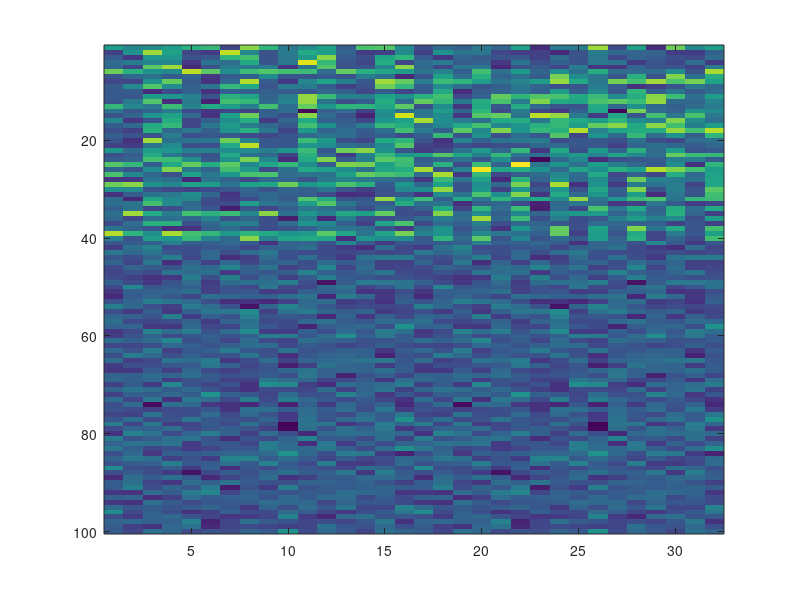

This figure's MATLAB source: (Note: this script raises an error after producing the figure.)
clc;
clear all;
close all;

Orients=2;
Freqs=2;
Rep_per_cond=4; % for example trial, sides, etc. Whatever expands the RDM
Neurons=100;

Unatt_means=10;
Unatt_variances=3;

Attentional_bias_orient_uni_task=10;
Attentional_bias_orient_mlt_task=0; % will be deducted
Attentional_bias_freq_uni_task=10;
Attentional_bias_freq_mlt_task=5; % will be deducted
Attentiona_vari_orient=5;
Attentiona_vari_freq=5;

plotting=1;

iters=20;
shiftss=0:5:60; % 0:5:60
Neurons_per_feature=40;
prp_neurons_coding_ornt=0.5; % proportion of neurons coding orientations
prp_neurons_coding_freq=0.5; % proportion of neurons coding frequencies
prp_neurons_constant_on=0.5; % proportion of neurons remaining on among the non-encoding neurons
mult_tskrs=[0:0.2:0.8]; % proportion of multi-tasker neurons: neurons which code both features

% Conditions matrix
Num_conds=Rep_per_cond*Orients*Freqs;
% Labels=Atten_conds*Rep_per_cond*Orients*Freqs
Labels_conds=logical([[zeros(Num_conds./4,1);ones(Num_conds./4,1);zeros(Num_conds./4,1);ones(Num_conds./4,1)],...
    [zeros(Num_conds./8,1);ones(Num_conds./8,1);zeros(Num_conds./8,1);ones(Num_conds./8,1);zeros(Num_conds./8,1);ones(Num_conds./8,1);zeros(Num_conds./8,1);ones(Num_conds./8,1)],...
    [zeros(Num_conds./16,1);ones(Num_conds./16,1);zeros(Num_conds./16,1);ones(Num_conds./16,1);zeros(Num_conds./16,1);ones(Num_conds./16,1);zeros(Num_conds./16,1);ones(Num_conds./16,1);zeros(Num_conds./16,1);ones(Num_conds./16,1);zeros(Num_conds./16,1);ones(Num_conds./16,1);zeros(Num_conds./16,1);ones(Num_conds./16,1);zeros(Num_conds./16,1);ones(Num_conds./16,1)]]);

% if label shuffling
% Labels_conds(:,3)=randsample(Labels_conds(:,3),length(Labels_conds(:,3))); % randomize labels

% if controlled similarity across tasks
task_dissim_level=0; % 0 to 8 (Num_conds/2)

shiftee=0;
for shifts=[shiftss]
    shiftee=shiftee+1;
    mt=0;
    for prp_neurons_mult_tskrs=mult_tskrs
        mt=mt+1;
        for iter=[1:iters]
            
            neurons_coding_orient=randsample([1:Neurons_per_feature],Neurons_per_feature*prp_neurons_coding_ornt);
            inds=[1:Neurons_per_feature];
            inds(neurons_coding_orient)=[];
            neurons_on_orient=randsample(inds,Neurons_per_feature*prp_neurons_coding_ornt*prp_neurons_constant_on);
            
            % Assigning similar neurons to the second feature based on the first feature
            inds_similar=randsample(neurons_coding_orient,prp_neurons_mult_tskrs*length(neurons_coding_orient));
            inds=[1:Neurons_per_feature];
            inds(neurons_coding_orient)=[];
            neurons_coding_freq=horzcat(inds_similar,randsample(inds,fix((1-prp_neurons_mult_tskrs)*length(neurons_coding_orient))));
            inds=[1:Neurons_per_feature];
            inds(neurons_coding_freq)=[];
            neurons_on_freq=randsample(inds,Neurons_per_feature*prp_neurons_coding_freq*prp_neurons_constant_on);
            
            
            % putting them in new variables
            Neurons_cod_orient_uni_task=neurons_coding_orient;
            Neurons_cod_orient_mlt_task=inds_similar;
            Neurons_on_orient=neurons_on_orient;
            
            Neurons_cod_freq_uni_task=neurons_coding_freq+shifts;
            Neurons_cod_freq_mlt_task=inds_similar+shifts;
            Neurons_on_freq=neurons_on_freq+shifts;
            
            %% Generate the unattended base data
            
            Data_unatt=Unatt_means+Unatt_variances.*randn(Neurons,Rep_per_cond*Orients*Freqs);
            
            %% Generate different attended situations where the reps are affected differently by attention
            
            Data_att_orient=Data_unatt;
            Data_att_orient(Neurons_cod_orient_uni_task,Labels_conds(:,2)==1)=Data_att_orient(Neurons_cod_orient_uni_task,Labels_conds(:,2)==1)+Attentional_bias_orient_uni_task+Attentiona_vari_orient*randn(length(Neurons_cod_orient_uni_task),sum(Labels_conds(:,2)==1));
            Data_att_orient(Neurons_cod_orient_mlt_task,Labels_conds(:,2)==1)=Data_att_orient(Neurons_cod_orient_mlt_task,Labels_conds(:,2)==1)+Attentional_bias_orient_mlt_task;
            Data_att_orient(Neurons_on_orient,:)=Data_att_orient(Neurons_on_orient,:)+Attentional_bias_orient_uni_task+Attentiona_vari_orient*randn(length(Neurons_on_orient),size(Labels_conds,1));
            
            
            %         Labels_conds(:,3)=Labels_conds(:,2); % variable similarity between tasks
            %         inds_to_toggle=randsample([1:Num_conds],task_dissim_level);
            %         Labels_conds(inds_to_toggle,3)=1-Labels_conds(inds_to_toggle,3);
            %         Data_att_freq=Data_unatt;
            %         Data_att_freq(Neurons_cod_freq,Labels_conds(:,3)==1)=Data_att_freq(Neurons_cod_freq,Labels_conds(:,3)==1)+Attentional_bias_freq+Attentiona_vari_freq*randn(length(Neurons_cod_freq),sum(Labels_conds(:,3)==1));
            %         Data_att_freq(Neurons_on_freq,:)=Data_att_freq(Neurons_on_freq,:)+Attentional_bias_freq+Attentiona_vari_freq*randn(length(Neurons_on_freq),size(Labels_conds,1));
            
            Data_att_freq=Data_unatt; % different tasks
            Data_att_freq(Neurons_cod_freq_uni_task,Labels_conds(:,3)==1)=Data_att_freq(Neurons_cod_freq_uni_task,Labels_conds(:,3)==1)+Attentional_bias_freq_uni_task+Attentiona_vari_freq*randn(length(Neurons_cod_freq_uni_task),sum(Labels_conds(:,3)==1));
            Data_att_freq(Neurons_cod_freq_mlt_task,Labels_conds(:,3)==1)=Data_att_freq(Neurons_cod_freq_mlt_task,Labels_conds(:,3)==1)+Attentional_bias_freq_mlt_task;
            Data_att_freq(Neurons_on_freq,:)=Data_att_freq(Neurons_on_freq,:)+Attentional_bias_freq_uni_task+Attentiona_vari_freq*randn(length(Neurons_on_freq),size(Labels_conds,1));
            
            %         playing with tasks and stimuli
            %         Data_att_freq(Neurons_cod_orient+shifts,Labels_conds(:,3)==1)=Data_att_freq(Neurons_cod_orient+shifts,Labels_conds(:,3)==1)+Attentional_bias_freq+Attentiona_vari_freq*randn(length(Neurons_cod_orient+shifts),sum(Labels_conds(:,3)==1));
            %         Data_att_freq(Neurons_on_orient+shifts,:)=Data_att_freq(Neurons_on_orient+shifts,:)+Attentional_bias_freq+Attentiona_vari_freq*randn(length(Neurons_on_orient+shifts),size(Labels_conds,1));
            
            
            %         Data_att_freq=Data_unatt; % same tasks: both orientations
            %         Data_att_freq(Neurons_cod_freq,Labels_conds(:,2)==1)=Data_att_freq(Neurons_cod_freq,Labels_conds(:,2)==1)+Attentional_bias_freq+Attentiona_vari_freq*randn(length(Neurons_cod_freq),sum(Labels_conds(:,2)==1));
            %         Data_att_freq(Neurons_on_freq,:)=Data_att_freq(Neurons_on_freq,:)+Attentional_bias_freq+Attentiona_vari_freq*randn(length(Neurons_on_freq),size(Labels_conds,1));
            
            %         Data_att_freq=Data_att_orient;
            %% Generating neural RDMs
            Data=[Data_att_orient Data_att_freq];

            if plotting==1
                figure;
                imagesc(Data)
            end
            
            neural_RDM=nan(size(Data,2));
            for n=1:size(Data,2)
                for m=n+1:size(Data,2)
                    neural_RDM(n,m)=corr(Data(:,m),Data(:,n));
                end
            end
            
            % Generating neural sub-RDMs
            neural_orient=nan(size(Data_att_orient,2));
            neural_freq=nan(size(Data_att_freq,2));
            
            for n=1:size(Data_att_orient,2)
                for m=n+1:size(Data_att_freq,2)
                    neural_orient(n,m)=corr(Data_att_orient(:,m),Data_att_orient(:,n));
                    neural_freq(n,m)=corr(Data_att_freq(:,m),Data_att_freq(:,n));
                end
            end
            
            neural_conj=nan(size(Data_att_freq,2));
            for n=1:size(Data_att_orient,2)
                for m=1:size(Data_att_freq,2)
                    neural_conj(m,n)=corr(Data_att_orient(:,m),Data_att_freq(:,n));
                end
            end
            
            %% Generating model RDMs
            RDM_Conj=nan(size(Data,2));
            Labels_Total=[Labels_conds(:,2);Labels_conds(:,3)];
            for n=1:size(Data,2)
                for m=n+1:size(Data,2)
                    if Labels_Total(n)==Labels_Total(m)
                        RDM_Conj(n,m)=1;
                    else
                        RDM_Conj(n,m)=0;
                    end
                end
            end
            
            RDM_Orient=nan(size(Data_att_orient,2));
            RDM_Freq=nan(size(Data_att_freq,2));
            RDM_zero=nan(size(Data_att_freq,2));
            RDM_ones=nan(size(Data_att_freq,2));
            for n=1:size(Data_att_orient,2)
                for m=n+1:size(Data_att_orient,2)
                    if Labels_conds(n,2)==Labels_conds(m,2)
                        RDM_Orient(n,m)=1;
                    else
                        RDM_Orient(n,m)=0;
                    end
                    if Labels_conds(n,3)==Labels_conds(m,3)
                        RDM_Freq(n,m)=1;
                    else
                        RDM_Freq(n,m)=0;
                    end
                    RDM_zero(n,m)=0;
                    RDM_ones(n,m)=1;
                end
            end
            
            RDM_Across_Orient=nan(size(Data_att_orient,2));
            RDM_Across_Freq=nan(size(Data_att_freq,2));
            RDM_Orient_Full=nan(size(Data_att_orient,2));
            RDM_Freq_Full=nan(size(Data_att_freq,2));
            RDM_null=nan(size(Data_att_freq,2));
            for n=1:size(Data_att_orient,2)
                for m=1:size(Data_att_orient,2)
                    if m==n
                        RDM_null(n,m)=1;
                    else
                        RDM_null(n,m)=0;
                    end
                    if Labels_conds(n,2)==Labels_conds(m,2)
                        RDM_Across_Orient(n,m)=1;
                    else
                        RDM_Across_Orient(n,m)=0;
                    end
                    if Labels_conds(n,3)==Labels_conds(m,3)
                        RDM_Across_Freq(n,m)=1;
                    else
                        RDM_Across_Freq(n,m)=0;
                    end
                    if Labels_conds(n,2)==Labels_conds(m,2)
                        RDM_Orient_Full(n,m)=1;
                    else
                        RDM_Orient_Full(n,m)=0;
                    end
                    if Labels_conds(n,3)==Labels_conds(m,3)
                        RDM_Freq_Full(n,m)=1;
                    else
                        RDM_Freq_Full(n,m)=0;
                    end
                end
            end
            RDM_mult=RDM_Across_Freq.*RDM_Across_Orient;
            RDM_sum=double(RDM_Across_Freq | RDM_Across_Orient);
            
            RDM_nor=double(RDM_Across_Freq | RDM_Across_Orient);
            RDM_nand=double(~(RDM_Across_Freq & RDM_Across_Orient));
            RDM_xor=double((xor(RDM_Across_Freq,RDM_Across_Orient)));
            RDM_xnor=double(~(xor(RDM_Across_Freq,RDM_Across_Orient)));
            
            %% Correlations
            RDM_Conj_Orient_dominant=[RDM_Orient RDM_Across_Orient;nan(size(RDM_Orient)) RDM_Freq];
            RDM_Conj_Freq_dominant=[RDM_Orient RDM_Across_Freq;nan(size(RDM_Orient)) RDM_Freq];
            RDM_And=[RDM_Orient RDM_mult;nan(size(RDM_Orient)) RDM_Freq];
            RDM_Or=[RDM_Orient RDM_sum;nan(size(RDM_Orient)) RDM_Freq];
            RDM_Null=[RDM_zero RDM_null;nan(size(RDM_Orient)) RDM_zero];
            
            RDM_all_stims_across_nan=[RDM_Orient nan(size(RDM_Orient));nan(size(RDM_Orient)) RDM_Freq];
            RDM_all_tasks_contrast=[RDM_ones zeros(size(RDM_Orient));nan(size(RDM_Orient)) RDM_ones];
            RDM_all_stims_across_zeros=[RDM_Orient zeros(size(RDM_Orient));nan(size(RDM_Orient)) RDM_Freq];
            RDM_all_stims_across_ones=[RDM_Orient ones(size(RDM_Orient));nan(size(RDM_Orient)) RDM_Freq];
            
            RDM_XOR=[RDM_Orient RDM_xor;nan(size(RDM_Orient)) RDM_Freq];
            RDM_XNOR=[RDM_Orient RDM_xnor;nan(size(RDM_Orient)) RDM_Freq];
            RDM_NAND=[RDM_Orient RDM_nand;nan(size(RDM_Orient)) RDM_Freq];
            RDM_NOR=[RDM_Orient RDM_nor;nan(size(RDM_Orient)) RDM_Freq];
            
            %         sz=length(RDM_Conj_Orient_dominant);
            %         [rColl(shiftee,1,mt,iter),pColl(shiftee,1,mt,iter)]=corr(reshape(neural_RDM,[sz*sz 1]),reshape(RDM_Conj_Orient_dominant,[sz*sz 1]),'type','pearson','rows','complete');
            %         [rColl(shiftee,2,mt,iter),pColl(shiftee,2,mt,iter)]=corr(reshape(neural_RDM,[sz*sz 1]),reshape(RDM_Conj_Freq_dominant,[sz*sz 1]),'type','pearson','rows','complete');
            %         [rColl(shiftee,3,mt,iter),pColl(shiftee,3,mt,iter)]=corr(reshape(neural_RDM,[sz*sz 1]),reshape(RDM_And,[sz*sz 1]),'type','pearson','rows','complete');
            %         [rColl(shiftee,4,mt,iter),pColl(shiftee,4,mt,iter)]=corr(reshape(neural_RDM,[sz*sz 1]),reshape(RDM_Conj,[sz*sz 1]),'type','pearson','rows','complete');
            %         [rColl(shiftee,5,mt,iter),pColl(shiftee,5,mt,iter)]=corr(reshape(neural_RDM,[sz*sz 1]),reshape(RDM_Or,[sz*sz 1]),'type','pearson','rows','complete');
            %
            %         sz=length(RDM_Freq_Full);
            %         [rAcrossTasks(shiftee,1,mt,iter),pAcrossTasks(shiftee,1,mt,iter)]=corr(reshape(neural_conj,[sz*sz 1]),reshape(RDM_Orient_Full,[sz*sz 1]),'type','pearson','rows','complete');
            %         [rAcrossTasks(shiftee,2,mt,iter),pAcrossTasks(shiftee,2,mt,iter)]=corr(reshape(neural_conj,[sz*sz 1]),reshape(RDM_Freq_Full,[sz*sz 1]),'type','pearson','rows','complete');
            %         [rAcrossTasks(shiftee,3,mt,iter),pAcrossTasks(shiftee,3,mt,iter)]=corr(reshape(neural_conj,[sz*sz 1]),reshape(RDM_mult,[sz*sz 1]),'type','pearson','rows','complete');
            %         [rAcrossTasks(shiftee,4,mt,iter),pAcrossTasks(shiftee,4,mt,iter)]=corr(reshape(neural_conj,[sz*sz 1]),reshape(RDM_Conj(1:sz,sz+1:end),[sz*sz 1]),'type','pearson','rows','complete');
            %         [rAcrossTasks(shiftee,5,mt,iter),pAcrossTasks(shiftee,5,mt,iter)]=corr(reshape(neural_conj,[sz*sz 1]),reshape(RDM_sum,[sz*sz 1]),'type','pearson','rows','complete');
            
            
            sz=length(RDM_Conj_Orient_dominant);
            [rColl(shiftee,1,mt,iter),pColl(shiftee,1,mt,iter)]=partialcorr(reshape(neural_RDM,[sz*sz 1]),reshape(RDM_Conj_Orient_dominant,[sz*sz 1]),[reshape(RDM_all_tasks_contrast,[sz*sz 1]) reshape(RDM_Null,[sz*sz 1])],'type','pearson','rows','complete');
            [rColl(shiftee,2,mt,iter),pColl(shiftee,2,mt,iter)]=partialcorr(reshape(neural_RDM,[sz*sz 1]),reshape(RDM_Conj_Freq_dominant,[sz*sz 1]),[reshape(RDM_all_tasks_contrast,[sz*sz 1]) reshape(RDM_Null,[sz*sz 1])],'type','pearson','rows','complete');
            [rColl(shiftee,3,mt,iter),pColl(shiftee,3,mt,iter)]=partialcorr(reshape(neural_RDM,[sz*sz 1]),reshape(RDM_And,[sz*sz 1]),[reshape(RDM_all_tasks_contrast,[sz*sz 1]) reshape(RDM_Null,[sz*sz 1])],'type','pearson','rows','complete');
            [rColl(shiftee,4,mt,iter),pColl(shiftee,4,mt,iter)]=partialcorr(reshape(neural_RDM,[sz*sz 1]),reshape(RDM_Conj,[sz*sz 1]),[reshape(RDM_all_tasks_contrast,[sz*sz 1]) reshape(RDM_Null,[sz*sz 1])],'type','pearson','rows','complete');
            [rColl(shiftee,5,mt,iter),pColl(shiftee,5,mt,iter)]=partialcorr(reshape(neural_RDM,[sz*sz 1]),reshape(RDM_Or,[sz*sz 1]),[reshape(RDM_all_tasks_contrast,[sz*sz 1]) reshape(RDM_Null,[sz*sz 1])],'type','pearson','rows','complete');
            [rColl(shiftee,6,mt,iter),pColl(shiftee,6,mt,iter)]=partialcorr(reshape(neural_RDM,[sz*sz 1]),reshape(RDM_all_stims_across_nan,[sz*sz 1]),[reshape(RDM_all_tasks_contrast,[sz*sz 1]) reshape(RDM_Null,[sz*sz 1])],'type','pearson','rows','complete');
            [rColl(shiftee,7,mt,iter),pColl(shiftee,7,mt,iter)]=partialcorr(reshape(neural_RDM,[sz*sz 1]),reshape(RDM_XOR,[sz*sz 1]),[reshape(RDM_all_tasks_contrast,[sz*sz 1]) reshape(RDM_Null,[sz*sz 1])],'type','pearson','rows','complete');
            [rColl(shiftee,8,mt,iter),pColl(shiftee,8,mt,iter)]=partialcorr(reshape(neural_RDM,[sz*sz 1]),reshape(RDM_XNOR,[sz*sz 1]),[reshape(RDM_all_tasks_contrast,[sz*sz 1]) reshape(RDM_Null,[sz*sz 1])],'type','pearson','rows','complete');
            [rColl(shiftee,9,mt,iter),pColl(shiftee,9,mt,iter)]=partialcorr(reshape(neural_RDM,[sz*sz 1]),reshape(RDM_NOR,[sz*sz 1]),[reshape(RDM_all_tasks_contrast,[sz*sz 1]) reshape(RDM_Null,[sz*sz 1])],'type','pearson','rows','complete');
            [rColl(shiftee,10,mt,iter),pColl(shiftee,10,mt,iter)]=partialcorr(reshape(neural_RDM,[sz*sz 1]),reshape(RDM_NAND,[sz*sz 1]),[reshape(RDM_all_tasks_contrast,[sz*sz 1]) reshape(RDM_Null,[sz*sz 1])],'type','pearson','rows','complete');
            [rColl(shiftee,11,mt,iter),pColl(shiftee,11,mt,iter)]=partialcorr(reshape(neural_RDM,[sz*sz 1]),reshape(RDM_all_tasks_contrast,[sz*sz 1]),[reshape(RDM_all_stims_across_zeros,[sz*sz 1]) reshape(RDM_Null,[sz*sz 1])],'type','pearson','rows','complete');
            [rColl(shiftee,12,mt,iter),pColl(shiftee,12,mt,iter)]=partialcorr(reshape(neural_RDM,[sz*sz 1]),reshape(RDM_all_stims_across_zeros,[sz*sz 1]),[reshape(RDM_all_tasks_contrast,[sz*sz 1]) reshape(RDM_Null,[sz*sz 1])],'type','pearson','rows','complete');
            if plotting==1
                figure;                
                imagesc(neural_RDM)
                ccc
            end
            sz=length(RDM_Freq_Full);
            [rAcrossTasks(shiftee,1,mt,iter),pAcrossTasks(shiftee,1,mt,iter)]=partialcorr(reshape(neural_conj,[sz*sz 1]),reshape(RDM_Orient_Full,[sz*sz 1]),reshape(RDM_null,[sz*sz 1]),'type','pearson','rows','complete');
            [rAcrossTasks(shiftee,2,mt,iter),pAcrossTasks(shiftee,2,mt,iter)]=partialcorr(reshape(neural_conj,[sz*sz 1]),reshape(RDM_Freq_Full,[sz*sz 1]),reshape(RDM_null,[sz*sz 1]),'type','pearson','rows','complete');
            [rAcrossTasks(shiftee,3,mt,iter),pAcrossTasks(shiftee,3,mt,iter)]=partialcorr(reshape(neural_conj,[sz*sz 1]),reshape(RDM_mult,[sz*sz 1]),reshape(RDM_null,[sz*sz 1]),'type','pearson','rows','complete');
            [rAcrossTasks(shiftee,4,mt,iter),pAcrossTasks(shiftee,4,mt,iter)]=partialcorr(reshape(neural_conj,[sz*sz 1]),reshape(RDM_Conj(1:sz,sz+1:end),[sz*sz 1]),reshape(RDM_null,[sz*sz 1]),'type','pearson','rows','complete');
            [rAcrossTasks(shiftee,5,mt,iter),pAcrossTasks(shiftee,5,mt,iter)]=partialcorr(reshape(neural_conj,[sz*sz 1]),reshape(RDM_sum,[sz*sz 1]),reshape(RDM_null,[sz*sz 1]),'type','pearson','rows','complete');
            [rAcrossTasks(shiftee,6,mt,iter),pAcrossTasks(shiftee,6,mt,iter)]=partialcorr(reshape(neural_conj,[sz*sz 1]),reshape(RDM_xor,[sz*sz 1]),reshape(RDM_null,[sz*sz 1]),'type','pearson','rows','complete');
            [rAcrossTasks(shiftee,7,mt,iter),pAcrossTasks(shiftee,7,mt,iter)]=partialcorr(reshape(neural_conj,[sz*sz 1]),reshape(RDM_xnor,[sz*sz 1]),reshape(RDM_null,[sz*sz 1]),'type','pearson','rows','complete');
            [rAcrossTasks(shiftee,8,mt,iter),pAcrossTasks(shiftee,8,mt,iter)]=partialcorr(reshape(neural_conj,[sz*sz 1]),reshape(RDM_nor,[sz*sz 1]),reshape(RDM_null,[sz*sz 1]),'type','pearson','rows','complete');
            [rAcrossTasks(shiftee,9,mt,iter),pAcrossTasks(shiftee,9,mt,iter)]=partialcorr(reshape(neural_conj,[sz*sz 1]),reshape(RDM_nand,[sz*sz 1]),reshape(RDM_null,[sz*sz 1]),'type','pearson','rows','complete');
            RDM_rand=randi([0 1],[sz sz]);
            [rAcrossTasks(shiftee,10,mt,iter),pAcrossTasks(shiftee,10,mt,iter)]=partialcorr(reshape(neural_conj,[sz*sz 1]),reshape(RDM_rand,[sz*sz 1]),reshape(RDM_null,[sz*sz 1]),'type','pearson','rows','complete');
            
            [rTaskSpecific(shiftee,1,mt,iter),pTaskSpecific(shiftee,1,mt,iter)]=corr(reshape(neural_orient,[sz*sz 1]),reshape(RDM_Orient,[sz*sz 1]),'type','pearson','rows','complete');
            [rTaskSpecific(shiftee,2,mt,iter),pTaskSpecific(shiftee,2,mt,iter)]=corr(reshape(neural_orient,[sz*sz 1]),reshape(RDM_Freq,[sz*sz 1]),'type','pearson','rows','complete');
            [rTaskSpecific(shiftee,3,mt,iter),pTaskSpecific(shiftee,3,mt,iter)]=corr(reshape(neural_freq,[sz*sz 1]),reshape(RDM_Orient,[sz*sz 1]),'type','pearson','rows','complete');
            [rTaskSpecific(shiftee,4,mt,iter),pTaskSpecific(shiftee,4,mt,iter)]=corr(reshape(neural_freq,[sz*sz 1]),reshape(RDM_Freq,[sz*sz 1]),'type','pearson','rows','complete');
            [rTaskSpecific(shiftee,5,mt,iter),pTaskSpecific(shiftee,5,mt,iter)]=corr(reshape(neural_freq,[sz*sz 1]),reshape(neural_orient,[sz*sz 1]),'type','pearson','rows','complete');
            
            
            [shiftee mt iter]
            
        end
        
    end
end

%% Plotting across shifts
smoothing=1;
mt=1; %level of multi-tasking
figure;
subplot(2,3,1)
for i=[1:12]
    plot(smooth(squeeze(nanmean(rColl(:,i,mt,:),4)),smoothing),'linewidth',3)
    hold on;
end
title('Whole RDM')
xlabel('Difference in neural population (*10%)')
% xlim([0 60])
ylabel('Coding')
legend Orient Freq And Conj Or StimsAlone XOR XNOR NOR NAND Task Stims+zeros
% legend Stimuli Tasks
subplot(2,3,4)
for i=[1:12]
    plot(smooth(squeeze(nanmean(pColl(:,i,mt,:),4)),smoothing),'linewidth',3)
    hold on;
end
xlabel('Difference in neural population (*10%)')
% xlim([0 60])
ylabel('Significance')
legend Orient Freq And Conj Or StimsAlone XOR XNOR NOR NAND Task Stims+zeros
% legend Stimuli Tasks

subplot(2,3,2)
for i=1:10
    plot(smooth(squeeze(nanmean(rAcrossTasks(:,i,mt,:),4)),smoothing),'linewidth',3)
    hold on;
end
title('Across tasks')
xlabel('Difference in neural population (*10%)')
% xlim([0 60])
ylabel('Coding')
legend Orient Freq And Conj Or XOR XNOR NOR NAND RAND
subplot(2,3,5)
for i=1:10
    plot(smooth(squeeze(nanmean(pAcrossTasks(:,i,mt,:),4)),smoothing),'linewidth',3)
    hold on;
end
xlabel('Difference in neural population (*10%)')
% xlim([0 60])
ylabel('Significance')
legend Orient Freq And Conj Or XOR XNOR NOR NAND RAND

subplot(2,3,3)
for i=1:5
    plot(smooth(squeeze(nanmean(rTaskSpecific(:,i,mt,:),4)),smoothing),'linewidth',3)
    hold on;
end
title('Within tasks')
xlabel('Difference in neural population (*10%)')
% xlim([0 60])
ylabel('Coding')
legend Ori-Ori Ori-Frq Frq-Ori Frq-Frq Frq*Ori
subplot(2,3,6)
for i=1:5
    plot(smooth(squeeze(nanmean(pTaskSpecific(:,i,mt,:),4)),smoothing),'linewidth',3)
    hold on;
end
xlabel('Difference in neural population (*10%)')
ylabel('Significance')
legend Ori-Ori Ori-Frq Frq-Ori Frq-Frq Frq*Ori
% xlim([0 60])

%% plotting across neuron's overlap

smoothing=1;
shifts=1; %level of shift in population
figure;
subplot(2,3,1)
for i=[1:12]
    plot(smooth(squeeze(nanmean(rColl(shifts,i,:,:),4)),smoothing),'linewidth',3)
    hold on;
end
title('Whole RDM')
xlabel('Proportion of multi-tasking neurons (*20%)')
% xlim([0 60])
ylabel('Coding')
legend Orient Freq And Conj Or StimsAlone XOR XNOR NOR NAND Task Stims+zeros
% legend Stimuli Tasks
subplot(2,3,4)
for i=[1:12]
    plot(smooth(squeeze(nanmean(pColl(shifts,i,:,:),4)),smoothing),'linewidth',3)
    hold on;
end
xlabel('Proportion of multi-tasking neurons (*20%)')
% xlim([0 60])
ylabel('Significance')
legend Orient Freq And Conj Or StimsAlone XOR XNOR NOR NAND Task Stims+zeros
% legend Stimuli Tasks

subplot(2,3,2)
for i=1:10
    plot(smooth(squeeze(nanmean(rAcrossTasks(shifts,i,:,:),4)),smoothing),'linewidth',3)
    hold on;
end
title('Across tasks')
xlabel('Proportion of multi-tasking neurons (*20%)')
% xlim([0 60])
ylabel('Coding')
legend Orient Freq And Conj Or XOR XNOR NOR NAND RAND
subplot(2,3,5)
for i=1:10
    plot(smooth(squeeze(nanmean(pAcrossTasks(shifts,i,:,:),4)),smoothing),'linewidth',3)
    hold on;
end
xlabel('Proportion of multi-tasking neurons (*20%)')
% xlim([0 60])
ylabel('Significance')
legend Orient Freq And Conj Or XOR XNOR NOR NAND RAND

subplot(2,3,3)
for i=1:5
    plot(smooth(squeeze(nanmean(rTaskSpecific(shifts,i,:,:),4)),smoothing),'linewidth',3)
    hold on;
end
title('Within tasks')
xlabel('Proportion of multi-tasking neurons (*20%)')
% xlim([0 60])
ylabel('Coding')
legend Ori-Ori Ori-Frq Frq-Ori Frq-Frq Frq*Ori
subplot(2,3,6)
for i=1:5
    plot(smooth(squeeze(nanmean(pTaskSpecific(shifts,i,:,:),4)),smoothing),'linewidth',3)
    hold on;
end
xlabel('Proportion of multi-tasking neurons (*20%)')
ylabel('Significance')
legend Ori-Ori Ori-Frq Frq-Ori Frq-Frq Frq*Ori
% xlim([0 60])

%% plotting across neuron's overlap
close all;
figure;
subplot(2,2,1)
surf(squeeze(nanmean(rColl(:,11,:,:),4)))
title('Task')
xlabel('Percentage of multi-tasking neurons (%)')
ylabel('Difference in neural population (%)')
zlabel('Information (\itr)')
set(gca,'xtick',[0:5],'xticklabels',[0:5]*20,'ytick',[0:3:13],'yticklabels',[0:3:13]*10)

subplot(2,2,2)
surf(squeeze(nanmean(rAcrossTasks(:,4,:,:),4)))
title('Conjunction')
xlabel('Percentage of multi-tasking neurons (%)')
ylabel('Difference in neural population (%)')
zlabel('Information (\itr)')
set(gca,'xtick',[0:5],'xticklabels',[0:5]*20,'ytick',[0:3:13],'yticklabels',[0:3:13]*10)

subplot(2,2,3)
surf(squeeze(nanmean(rTaskSpecific(:,1,:,:),4)))
title('Orientation')
xlabel('Percentage of multi-tasking neurons (%)')
ylabel('Difference in neural population (%)')
zlabel('Information (\itr)')
set(gca,'xtick',[0:5],'xticklabels',[0:5]*20,'ytick',[0:3:13],'yticklabels',[0:3:13]*10)


subplot(2,2,4)
surf(squeeze(nanmean(rTaskSpecific(:,4,:,:),4)))
title('Frequency')
xlabel('Percentage of multi-tasking neurons (%)')
ylabel('Difference in neural population (%)')
zlabel('Information (\itr)')
set(gca,'xtick',[0:5],'xticklabels',[0:5]*20,'ytick',[0:3:13],'yticklabels',[0:3:13]*10)
